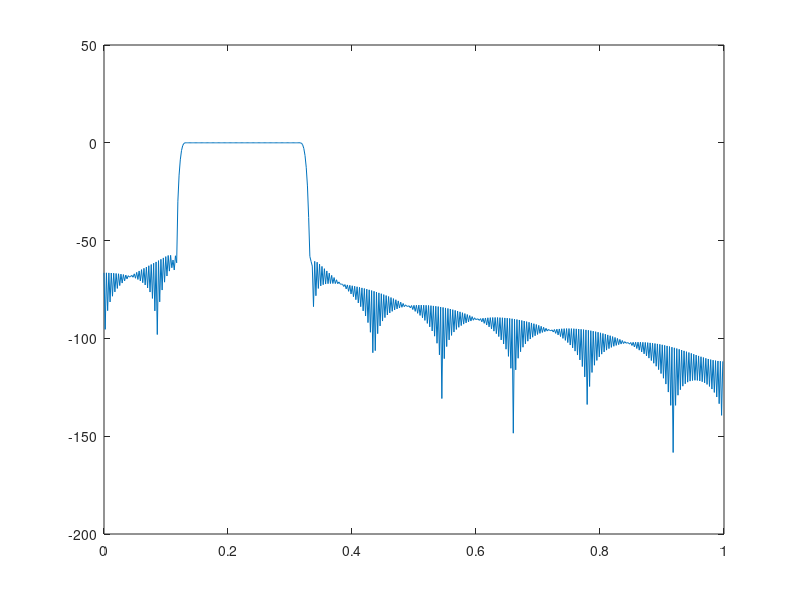

Write MATLAB code to recreate this figure. (Note: this script raises an error after producing the figure.)
%% Experiment - 4
% Exercise - 3
clc;
clear;

%% Band pass FIR filter design using the window method
Fs = 2000;  % Sampling frequency
w_lp = 300 / Fs;  % Lower pass band edge frequency
w_ls = 200 / Fs;  % Lower stop band edge frequency
w_up = 600 / Fs;  % Upper pass band edge frequency
w_us = 700 / Fs;  % Upper stop band edge frequency
w_lc = w_ls + (w_lp - w_ls) / 2;  % Lower cutoff frequency
w_uc = w_up + (w_us - w_up) / 2;  % Upper cutoff frequency
% Stop band attenuation = 50dB

k = 4;  % Hamming window
N = ceil((2 * k * pi) / (w_us - w_up));  % Order of filter
win = window(@hamming, N+1);  % Hamming window
NUM = fir1(N, [w_lc, w_uc], 'bandpass', win);  % Numerator coefficients of T[z]
DEN = [1];  % Denominator coefficients of T[z]

[H, W] = freqz(NUM, DEN);  % Frequency response

figure; grid ON;
plot(W / pi, 20 * log10(abs(H)))  % Magnitude spectrum
title('Magnitude spectrum of Band pass FIR filter', "Ashrith 200902016");
xlabel('Normalized Frequency  (\times\pi rad/sample)'), ylabel('Gain (dB)');

figure;
zplane(NUM, DEN)
title('Pole-Zero Plot', "Ashrith 200902016");
